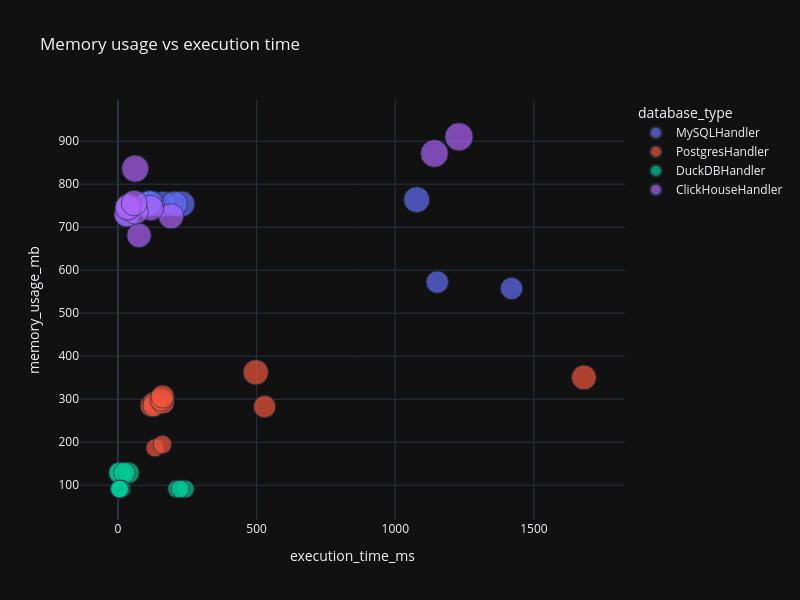

The notebook cell saved with this chart:
### Code cell
mem_execution = px.scatter(
   results_df,
   x='execution_time_ms',
   y='memory_usage_mb',
   color='database_type',
   size='memory_usage_percent',
   title='Memory usage vs execution time',
   template=template,
   height=600,
   width=800
)
mem_execution.show()

### Figure 1 — Plotly figure (JSON) as saved in the notebook; plotly's stock layout.template omitted (floating-point values rounded to 4 significant figures)
{"data": [{"hovertemplate": "database_type=MySQLHandler<br>execution_time_ms=%{x}<br>memory_usage_mb=%{y}<br>memory_usage_percent=%{marker.size}<extra></extra>", "legendgroup": "MySQLHandler", "marker": {"color": "#636efa", "size": [17.82, 18.23, 18.41, 18.4, 18.41, 18.42, 18.42, 18.44, 18.65, 13.61, 13.97], "sizemode": "area", "sizeref": 0.05555, "symbol": "circle"}, "mode": "markers", "name": "MySQLHandler", "orientation": "v", "showlegend": true, "type": "scatter", "x": [33.8, 38.44, 230.6, 160.9, 203.7, 121.1, 107.3, 114.6, 1077.0, 1419.0, 1152.0], "xaxis": "x", "y": [730.1, 746.7, 753.9, 753.8, 754.0, 754.5, 754.4, 755.3, 763.9, 557.4, 572.3], "yaxis": "y"}, {"hovertemplate": "database_type=PostgresHandler<br>execution_time_ms=%{x}<br>memory_usage_mb=%{y}<br>memory_usage_percent=%{marker.size}<extra></extra>", "legendgroup": "PostgresHandler", "marker": {"color": "#EF553B", "size": [13.9, 14.22, 13.91, 14.26, 14.59, 14.94, 9.117, 9.504, 17.11, 17.7, 13.81], "sizemode": "area", "sizeref": 0.05555, "symbol": "circle"}, "mode": "markers", "name": "PostgresHandler", "orientation": "v", "showlegend": true, "type": "scatter", "x": [119.9, 130.6, 129.3, 162.2, 156.2, 161.0, 133.3, 160.5, 1680.0, 497.0, 528.8], "xaxis": "x", "y": [284.7, 291.1, 284.8, 292.0, 298.9, 306.0, 186.7, 194.6, 350.5, 362.5, 282.8], "yaxis": "y"}, {"hovertemplate": "database_type=DuckDBHandler<br>execution_time_ms=%{x}<br>memory_usage_mb=%{y}<br>memory_usage_percent=%{marker.size}<extra></extra>", "legendgroup": "DuckDBHandler", "marker": {"color": "#00cc96", "size": [12.6, 12.56, 12.56, 12.56, 8.899, 8.899, 8.899, 8.899, 8.899, 8.899, 8.899], "sizemode": "area", "sizeref": 0.05555, "symbol": "circle"}, "mode": "markers", "name": "DuckDBHandler", "orientation": "v", "showlegend": true, "type": "scatter", "x": [8.81, 4.123, 38.15, 22.96, 13.28, 7.884, 3.625, 5.906, 211.8, 242.3, 224.0], "xaxis": "x", "y": [129.0, 128.6, 128.6, 128.6, 91.12, 91.12, 91.12, 91.12, 91.12, 91.12, 91.12], "yaxis": "y"}, {"hovertemplate": "database_type=ClickHouseHandler<br>execution_time_ms=%{x}<br>memory_usage_mb=%{y}<br>memory_usage_percent=%{marker.size}<extra></extra>", "legendgroup": "ClickHouseHandler", "marker": {"color": "#ab63fa", "size": [16.62, 17.82, 17.71, 18.18, 17.97, 18.26, 18.2, 18.46, 22.22, 20.41, 21.27], "sizemode": "area", "sizeref": 0.05555, "symbol": "circle"}, "mode": "markers", "name": "ClickHouseHandler", "orientation": "v", "showlegend": true, "type": "scatter", "x": [75.95, 31.23, 191.3, 117.8, 63.32, 38.68, 35.22, 58.41, 1230.0, 62.0, 1141.0], "xaxis": "x", "y": [680.7, 730.0, 725.4, 744.5, 736.2, 748.0, 745.6, 756.1, 910.1, 836.1, 871.3], "yaxis": "y"}], "layout": {"height": 600, "legend": {"itemsizing": "constant", "title": {"text": "database_type"}, "tracegroupgap": 0}, "title": {"text": "Memory usage vs execution time"}, "width": 800, "xaxis": {"anchor": "y", "domain": [0, 1], "title": {"text": "execution_time_ms"}}, "yaxis": {"anchor": "x", "domain": [0, 1], "title": {"text": "memory_usage_mb"}}}}
